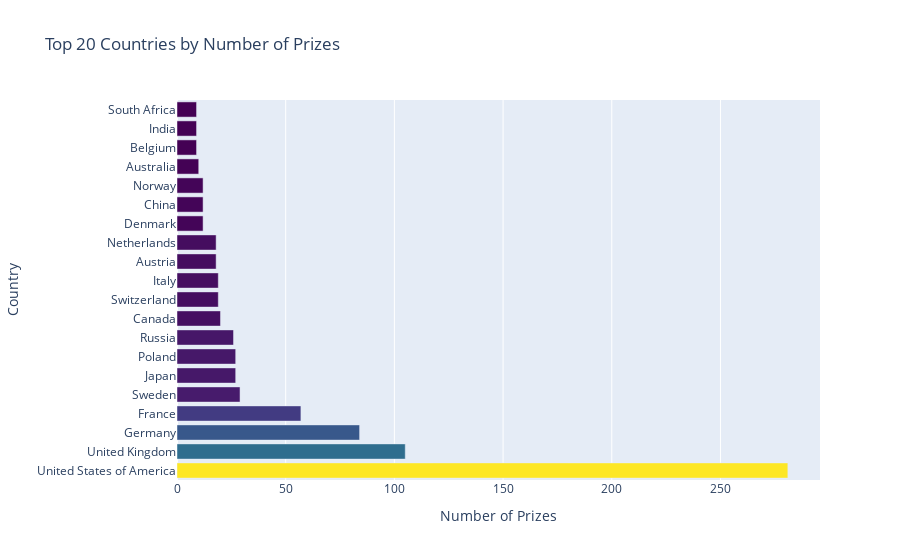

The notebook cell this image was saved under:
### Code cell
c_bar = px.bar(x = top_20_countries.prize,
       y = top_20_countries.birth_country_current,
       orientation='h',
      color = top_20_countries.prize,
      color_continuous_scale='Viridis',
      title = 'Top 20 Countries by Number of Prizes')

c_bar.update_layout(xaxis_title='Number of Prizes',
                   yaxis_title='Country',
                   coloraxis_showscale=False)

c_bar.show()

### Figure 1 — Plotly figure (JSON) as saved in the notebook; plotly's stock layout.template omitted (floating-point values rounded to 4 significant figures)
{"data": [{"alignmentgroup": "True", "hovertemplate": "x=%{x}<br>y=%{y}<br>color=%{marker.color}<extra></extra>", "legendgroup": "", "marker": {"color": [281, 105, 84, 57, 29, 27, 27, 26, 20, 19, 19, 18, 18, 12, 12, 12, 10, 9, 9, 9], "coloraxis": "coloraxis", "pattern": {"shape": ""}}, "name": "", "offsetgroup": "", "orientation": "h", "showlegend": false, "textposition": "auto", "type": "bar", "x": [281, 105, 84, 57, 29, 27, 27, 26, 20, 19, 19, 18, 18, 12, 12, 12, 10, 9, 9, 9], "xaxis": "x", "y": ["United States of America", "United Kingdom", "Germany", "France", "Sweden", "Japan", "Poland", "Russia", "Canada", "Switzerland", "Italy", "Austria", "Netherlands", "Denmark", "China", "Norway", "Australia", "Belgium", "India", "South Africa"], "yaxis": "y"}], "layout": {"barmode": "relative", "coloraxis": {"colorbar": {"title": {"text": "color"}}, "colorscale": [[0, "#440154"], [0.1111, "#482878"], [0.2222, "#3e4989"], [0.3333, "#31688e"], [0.4444, "#26828e"], [0.5556, "#1f9e89"], [0.6667, "#35b779"], [0.7778, "#6ece58"], [0.8889, "#b5de2b"], [1, "#fde725"]], "showscale": false}, "legend": {"tracegroupgap": 0}, "title": {"text": "Top 20 Countries by Number of Prizes"}, "xaxis": {"anchor": "y", "domain": [0, 1], "title": {"text": "Number of Prizes"}}, "yaxis": {"anchor": "x", "domain": [0, 1], "title": {"text": "Country"}}}}
